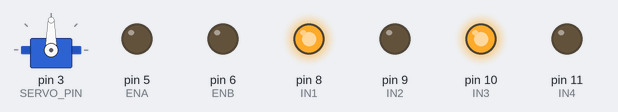
The sketch below on a simulated Arduino Uno, built with avr-gcc and run on an emulated ATmega328P. On the bench: servo, output pins drawn as LEDs (lit = HIGH).

Above: at 0.05 s.
At 10.05 s:
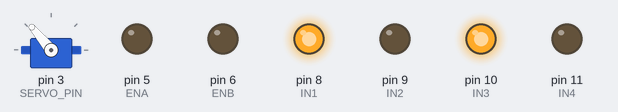
At 10.6 s:
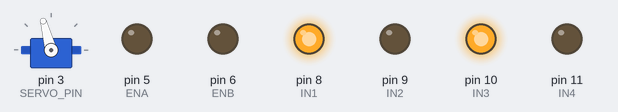
Timing chart, 0 to 17.4 s (numbered marks = the images above):
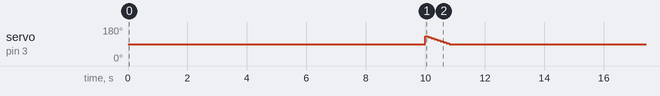

The sketch:

testMoteur.ino
```cpp
#include <Servo.h>

Servo servoAvant;

const int SERVO_PIN = 3;

// Définition des broches
const int ENA = 5;
const int IN1 = 8;
const int IN2 = 9;

const int ENB = 6;
const int IN3 = 10;
const int IN4 = 11;

void setup() {
  pinMode(ENA, OUTPUT);
  pinMode(IN1, OUTPUT);
  pinMode(IN2, OUTPUT);

  pinMode(ENB, OUTPUT);
  pinMode(IN3, OUTPUT);
  pinMode(IN4, OUTPUT);
  // ----- AVANCER -----
  digitalWrite(IN1, HIGH);
  digitalWrite(IN2, LOW);
  digitalWrite(IN3, HIGH);
  digitalWrite(IN4, LOW);

  analogWrite(ENA, 0); // 50 % de 255
  analogWrite(ENB, 0);

  servoAvant.attach(SERVO_PIN);

}

void loop() {
  delay(10000);
  // Gauche -> Droite
  for (int angle = 130; angle >=90; angle -= 5) {
    servoAvant.write(angle);
    delay(100);  // vitesse du mouvement
  }

  delay(2500);


}
```

Measured:
- by itself, servo on pin 3 (SERVO_PIN): repeats every 13.4 s: 125° 0.10 s, 120° 0.10 s, 115° 0.10 s, 110° 0.10 s, 105° 0.10 s, 100° 0.10 s, 95° 0.10 s, 90° 12.6 s, 130° 0.10 s
